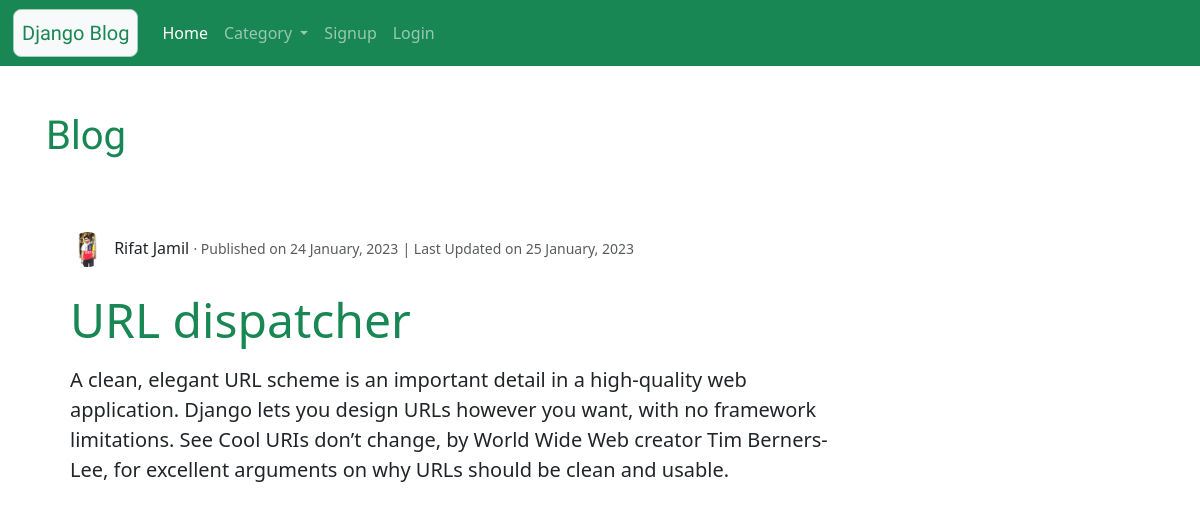
Page /blog/2 on the committed database.
### blog/models.py (models this page shows, shortened)
class Blog(models.Model):
    user = models.ForeignKey(User,on_delete=models.CASCADE)
    category = models.CharField(max_length=100, choices=category)
    title = models.CharField(max_length=150)
    description = models.TextField()
    create_at = models.DateTimeField(auto_now_add=True)
    update_at = models.DateTimeField(auto_now=True)

class Profile(models.Model):
    user = models.OneToOneField(User, on_delete=models.CASCADE)
    image = models.ImageField(default='default.jpg', upload_to='profile_pics')

### blog/views.py (the view)
# urls.py: path('blog/<int:id>', views.blog, name='blog'),
def blog(request, id):
    try:
        context = {
    'blog' : Blog.objects.get(pk=id),
    'all_blog' : Blog.objects.all(),
}
    except ObjectDoesNotExist:
            messages.warning(request, 'Blog Does Not Exist')
            return redirect('home')
    return render(request, 'blog/blog.html', context)

### template/blog/blog.html (shortened to what this page needs)
{% extends 'blog/base.html' %}
{% load static %}
{% block content %}
<div class="col-sm-9 p-3 my-5">
  <h1 class="text-success Rounded my-5">
    Blog
  </h1>
  <div class="jumbotron  px-4 py-4">
    <div class="">
      <img class="rounded-circle img-fluid article-img" src="{{ blog.user.profile.image.url }}">
      <a class="mr-2 disabled-link text-dark " href="{% url 'profile' blog.user.id %}">{{ blog.user.first_name }} {{ blog.user.last_name }}</a>
      <small class="text-muted"> &centerdot;  Published on {{ blog.create_at|date:"d F, Y" }}</small>
      <small class="text-muted"> &#124; Last Updated on {{ blog.update_at|date:"d F, Y" }}</small>
    </div> <br>
    <p class="display-5 text-success">{{ blog.title }}</p>
    <p class="p-sa">{{blog.description}}</p>
  </div><br>
</div>
{% endblock content %}

### static/blog/css/style.css (style rules this page uses)
.disabled-link:link { background-color: transparent; text-decoration: none; }
.Rounded { font-family: 'Kalam', cursive; }
.article-img { height: 35px; width: 35px; margin-right: 5px; }
.p-sa { font-size: 20px; }

### rows in the picture
Blog: user.profile.image (picture), user.first_name "Rifat", user.last_name "Jamil", create_at "24 January, 2023", update_at "25 January, 2023", title "URL dispatcher", description "A clean, elegant URL scheme is an important detail in a high-quality web application. Django lets you design URLs however you want, with no framework limitations. See Cool URIs don’t change, by World Wide Web creator Tim Berners-Lee, for excellent arguments on why URLs should be clean and usable."
